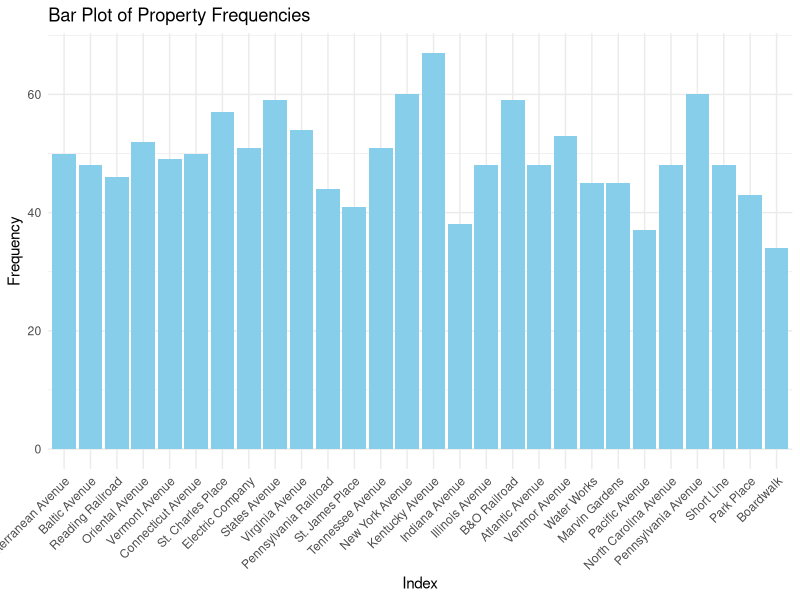
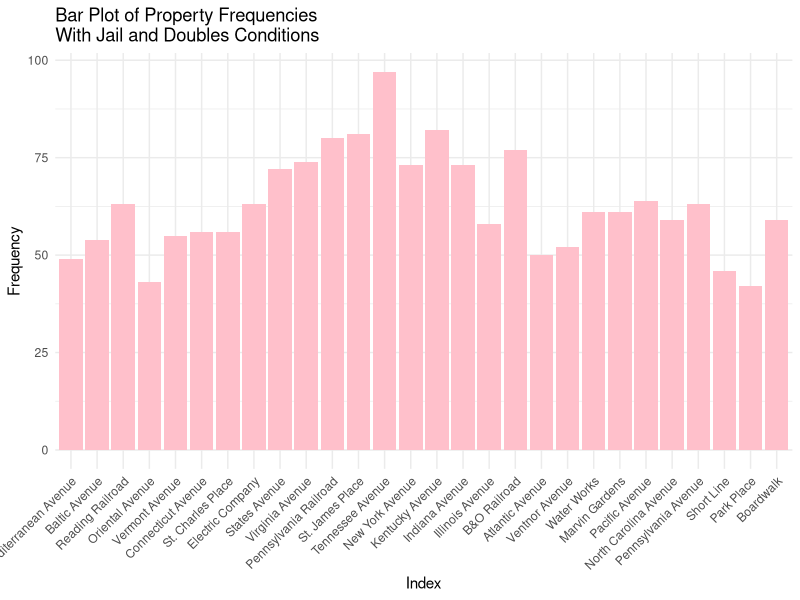

Here is the R script that generated these plots, in order:
## ---- chunk 1
knitr::opts_chunk$set(echo = TRUE)
## ---- chunk 2
# Word docx in repository
## ---- chunk 3
dice_1 <- function() {
  sample(1:6, 1)
}

dice_2 <- function() {
  sample(1:6, 1)
}

property_sum_10games <- c(0, 0, 0, 0, 0, 0, 0, 0, 0, 0, 0, 0, 0, 0, 0, 0, 0, 0, 0, 0, 0, 0, 0, 0, 0, 0, 0, 0)

for (game in 1:10) {
  game_board <- c(0, 0, 0, 0, 0, 0, 0, 0, 0, 0, 0, 0, 0, 0, 0, 0, 0, 0, 0, 0, 0, 0, 0, 0, 0, 0, 0, 0, 0, 0, 0, 0, 0, 0, 0, 0, 0, 0, 0, 0)

  players <- list(
    player1 <- 0,
    player2 <- 0,
    player3 <- 0,
    player4 <- 0
  )

  for (i in 1:50) {
    for (j in 1:4) {
      dice_total <- dice_1() + dice_2()
      players[[j]] <- (players[[j]] + dice_total) %% 41
      game_board[players[[j]]] <- game_board[players[[j]]] + 1
    }
  }

  properties <- game_board[c(2, 4, 6, 7, 9, 10, 12, 13, 14, 15, 16, 17, 19, 20, 22, 24, 25, 26, 27, 28, 29, 30, 32, 33, 35, 36, 38, 40)]
  
  property_sum_10games <- property_sum_10games + properties
}  

names(property_sum_10games) <- c("Mediterranean Avenue", "Baltic Avenue", "Reading Railroad", "Oriental Avenue", "Vermont Avenue", "Connecticut Avenue", "St. Charles Place", "Electric Company", "States Avenue", "Virginia Avenue", "Pennsylvania Railroad", "St. James Place", "Tennessee Avenue", "New York Avenue", "Kentucky Avenue", "Indiana Avenue", "Illinois Avenue", "B&O Railroad", "Atlantic Avenue", "Ventnor Avenue", "Water Works", "Marvin Gardens", "Pacific Avenue", "North Carolina Avenue", "Pennsylvania Avenue", "Short Line", "Park Place", "Boardwalk")

library(ggplot2)

prop_freq1 <- data.frame(
  property = factor(names(property_sum_10games), levels = names(property_sum_10games)),
  frequency = property_sum_10games
)

ggplot(prop_freq1, aes(x = property, y = frequency)) +
  geom_bar(stat = "identity", fill = "skyblue") +
  labs(x = "Index", y = "Frequency", title = "Bar Plot of Property Frequencies") +
  theme_minimal() +
  theme(axis.text.x = element_text(angle = 45, hjust = 1))
## ---- chunk 4
property_sum_10games_jail <- c(0, 0, 0, 0, 0, 0, 0, 0, 0, 0, 0, 0, 0, 0, 0, 0, 0, 0, 0, 0, 0, 0, 0, 0, 0, 0, 0, 0)

for (game in 1:10) {
  game_board <- c(0, 0, 0, 0, 0, 0, 0, 0, 0, 0, 0, 0, 0, 0, 0, 0, 0, 0, 0, 0, 0, 0, 0, 0, 0, 0, 0, 0, 0, 0, 0, 0, 0, 0, 0, 0, 0, 0, 0, 0)

  players <- list( # Store players as a list of data frames with their information
    player1 <- data.frame(
      location = 0, # Location on the board (integer)
      double_rolls = 0, # Number of times doubles have been rolled consecutively (integer)
      jail = FALSE, # Is the player in jail? (boolean)
      jail_rolls = 0), # Number of times a player has rolled while in jail (integer)
    player2 <- data.frame(
      location = 0,
      double_rolls = 0,
      jail = FALSE,
      jail_rolls = 0),
    player3 <- data.frame(
      location = 0,
      double_rolls = 0,
      jail = FALSE,
      jail_rolls = 0),
    player4 <- data.frame(
      location = 0,
      double_rolls = 0,
      jail = FALSE,
      jail_rolls = 0)
  )

  for (i in 1:50) { # Each player has 50 turns
    for (j in 1:4) { # Players take turns in order
      if (players[[j]]$jail == TRUE) { # If the player is in jail...
        d1 = dice_1()
        d2 = dice_2()
        jail_rolls <- jail_rolls + 1
        
        if (d1 == d2 || players[[j]]$jail_rolls == 3) { # If the player rolls doubles or has been in jail for 3 turns, then they get out
          jail = FALSE
          players[[j]]$jail_rolls <- 0
          dice_total <- dice_1() + dice_2()
          players[[j]]$location <- (players[[j]]$location + dice_total) %% 41
          game_board[players[[j]]$location] <- game_board[players[[j]]$location] + 1
        }
        
      } else { # If the player is not in jail...
        d1 = dice_1()
        d2 = dice_2()
        dice_total <- dice_1() + dice_2()
        players[[j]]$location <- (players[[j]]$location + dice_total) %% 41
        game_board[players[[j]]$location] <- game_board[players[[j]]$location] + 1
        
        if (players[[j]]$location == 31) { # Player landed on "Go to jail"
          players[[j]]$location <- 11
          jail = TRUE
        } else if (d1 == d2) { # Player rolled doubles on their first roll
          players[[j]]$double_rolls = players[[j]]$double_rolls + 1
        }
        
        while (players[[j]]$double_rolls > 0 & players[[j]]$double_rolls < 3) { # Player rolls again if they got doubles
          d1 = dice_1()
          d2 = dice_2()
          dice_total <- dice_1() + dice_2()
          players[[j]]$location <- (players[[j]]$location + dice_total) %% 41
          game_board[players[[j]]$location] <- game_board[players[[j]]$location] + 1
          
          if (d1 == d2) { # Increment the player's number of consecutive doubles rolls
            players[[j]]$double_rolls = players[[j]]$double_rolls + 1
          }
        }
        
        if (players[[j]]$double_rolls == 3) { # If player rolls double 3 times in a row, then they go to jail
          players[[j]]$location <- 11
          jail = TRUE
        }
      }
    }  
  }    

  properties <- game_board[c(2, 4, 6, 7, 9, 10, 12, 13, 14, 15, 16, 17, 19, 20, 22, 24, 25, 26, 27, 28, 29, 30, 32, 33, 35, 36, 38, 40)]
  
  property_sum_10games_jail <- property_sum_10games_jail + properties
}  

names(property_sum_10games_jail) <- c("Mediterranean Avenue", "Baltic Avenue", "Reading Railroad", "Oriental Avenue", "Vermont Avenue", "Connecticut Avenue", "St. Charles Place", "Electric Company", "States Avenue", "Virginia Avenue", "Pennsylvania Railroad", "St. James Place", "Tennessee Avenue", "New York Avenue", "Kentucky Avenue", "Indiana Avenue", "Illinois Avenue", "B&O Railroad", "Atlantic Avenue", "Ventnor Avenue", "Water Works", "Marvin Gardens", "Pacific Avenue", "North Carolina Avenue", "Pennsylvania Avenue", "Short Line", "Park Place", "Boardwalk")

library(ggplot2)

prop_freq2 <- data.frame(
  property = factor(names(property_sum_10games_jail), levels = names(property_sum_10games_jail)),
  frequency = property_sum_10games_jail
)

ggplot(prop_freq2, aes(x = property, y = frequency)) +
  geom_bar(stat = "identity", fill = "pink") +
  labs(x = "Index", y = "Frequency", title = "Bar Plot of Property Frequencies\nWith Jail and Doubles Conditions") +
  theme_minimal() +
  theme(axis.text.x = element_text(angle = 45, hjust = 1))
## ---- chunk 5
# Chance (Movement Cards):
  # Advance to Boardwalk
  # Advance to Go (Collect $200)
  # Advance to Illinois Avenue. If you pass Go, collect $200.
  # Advance to St. Charles Place. If you pass Go, collect $200.
  # Advance to the nearest Railroad. If unowned, you may buy it from the Bank. If owned, pay owner twice the rental to which they are otherwise entitled.
  # Advance to the nearest Railroad. If unowned, you may buy it from the Bank. If owned, pay owner twice the rental to which they are otherwise entitled.
  # Advance token to nearest Utility. If unowned, you may buy it from the Bank. If owned, throw dice and pay owner a total ten times amount thrown.
  # Go Back 3 Spaces.
  # Go to Jail. Go directly to Jail, do not pass Go, do not collect $200.
  # Take a trip to Reading Railroad. If you pass Go, collect $200.

# Chance (Non-Movement Cards):
  # Bank pays you dividend of $50.
  # Get Out of Jail Free.
  # Make general repairs on all your property. For each house pay $25. For each hotel pay $100.
  # Speeding fine $15.
  # You have been elected Chairman of the Board. Pay each player $50.
  # Your building loan matures. Collect $150


## ---- chunk 6


